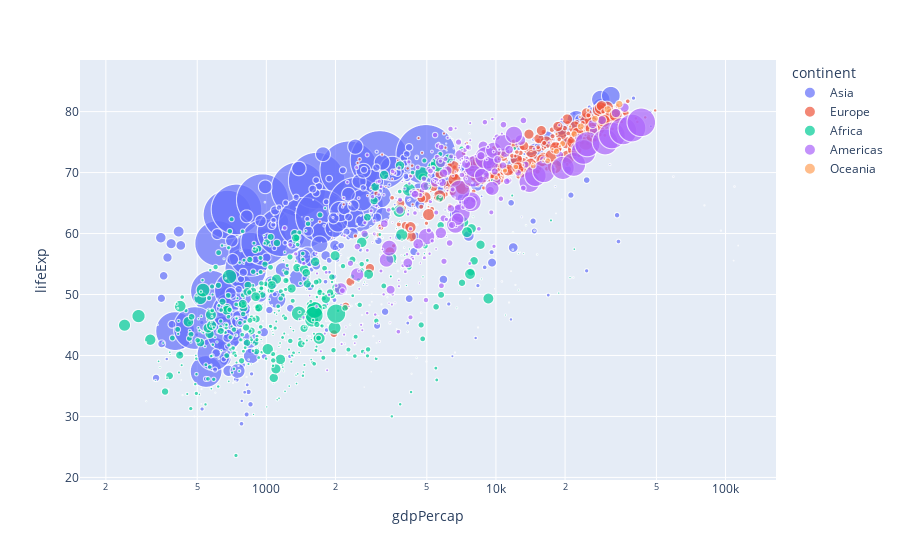

The notebook cell this image was saved under:
### Code cell
fig.show()

### Figure 1 — Plotly figure (JSON) as saved in the notebook; plotly's stock layout.template omitted (floating-point values rounded to 4 significant figures; data arrays with more than 128 entries replaced by an {"elided": "..."} marker saying what was removed)
{"data": [{"hovertemplate": "<b>%{hovertext}</b><br><br>continent=Asia<br>gdpPercap=%{x}<br>lifeExp=%{y}<br>pop=%{marker.size}<extra></extra>", "hovertext": {"elided": "396 str values"}, "legendgroup": "Asia", "marker": {"color": "#636efa", "size": {"elided": "396 int values"}, "sizemode": "area", "sizeref": 366300.0, "symbol": "circle"}, "mode": "markers", "name": "Asia", "showlegend": true, "type": "scattergl", "x": {"elided": "396 float values"}, "xaxis": "x", "y": {"elided": "396 float values"}, "yaxis": "y"}, {"hovertemplate": "<b>%{hovertext}</b><br><br>continent=Europe<br>gdpPercap=%{x}<br>lifeExp=%{y}<br>pop=%{marker.size}<extra></extra>", "hovertext": {"elided": "360 str values"}, "legendgroup": "Europe", "marker": {"color": "#EF553B", "size": {"elided": "360 int values"}, "sizemode": "area", "sizeref": 366300.0, "symbol": "circle"}, "mode": "markers", "name": "Europe", "showlegend": true, "type": "scattergl", "x": {"elided": "360 float values"}, "xaxis": "x", "y": {"elided": "360 float values"}, "yaxis": "y"}, {"hovertemplate": "<b>%{hovertext}</b><br><br>continent=Africa<br>gdpPercap=%{x}<br>lifeExp=%{y}<br>pop=%{marker.size}<extra></extra>", "hovertext": {"elided": "624 str values"}, "legendgroup": "Africa", "marker": {"color": "#00cc96", "size": {"elided": "624 int values"}, "sizemode": "area", "sizeref": 366300.0, "symbol": "circle"}, "mode": "markers", "name": "Africa", "showlegend": true, "type": "scattergl", "x": {"elided": "624 float values"}, "xaxis": "x", "y": {"elided": "624 float values"}, "yaxis": "y"}, {"hovertemplate": "<b>%{hovertext}</b><br><br>continent=Americas<br>gdpPercap=%{x}<br>lifeExp=%{y}<br>pop=%{marker.size}<extra></extra>", "hovertext": {"elided": "300 str values"}, "legendgroup": "Americas", "marker": {"color": "#ab63fa", "size": {"elided": "300 int values"}, "sizemode": "area", "sizeref": 366300.0, "symbol": "circle"}, "mode": "markers", "name": "Americas", "showlegend": true, "type": "scattergl", "x": {"elided": "300 float values"}, "xaxis": "x", "y": {"elided": "300 float values"}, "yaxis": "y"}, {"hovertemplate": "<b>%{hovertext}</b><br><br>continent=Oceania<br>gdpPercap=%{x}<br>lifeExp=%{y}<br>pop=%{marker.size}<extra></extra>", "hovertext": ["Australia", "Australia", "Australia", "Australia", "Australia", "Australia", "Australia", "Australia", "Australia", "Australia", "Australia", "Australia", "New Zealand", "New Zealand", "New Zealand", "New Zealand", "New Zealand", "New Zealand", "New Zealand", "New Zealand", "New Zealand", "New Zealand", "New Zealand", "New Zealand"], "legendgroup": "Oceania", "marker": {"color": "#FFA15A", "size": [8691212, 9712569, 10794968, 11872264, 13177000, 14074100, 15184200, 16257249, 17481977, 18565243, 19546792, 20434176, 1994794, 2229407, 2488550, 2728150, 2929100, 3164900, 3210650, 3317166, 3437674, 3676187, 3908037, 4115771], "sizemode": "area", "sizeref": 366300.0, "symbol": "circle"}, "mode": "markers", "name": "Oceania", "showlegend": true, "type": "scattergl", "x": [10040.0, 10950.0, 12220.0, 14530.0, 16790.0, 18330.0, 19480.0, 21890.0, 23420.0, 27000.0, 30690.0, 34440.0, 10560.0, 12250.0, 13180.0, 14460.0, 16050.0, 16230.0, 17630.0, 19010.0, 18360.0, 21050.0, 23190.0, 25190.0], "xaxis": "x", "y": [69.12, 70.33, 70.93, 71.1, 71.93, 73.49, 74.74, 76.32, 77.56, 78.83, 80.37, 81.23, 69.39, 70.26, 71.24, 71.52, 71.89, 72.22, 73.84, 74.32, 76.33, 77.55, 79.11, 80.2], "yaxis": "y"}], "layout": {"legend": {"itemsizing": "constant", "title": {"text": "continent"}, "tracegroupgap": 0}, "margin": {"t": 60}, "xaxis": {"anchor": "y", "domain": [0, 1], "title": {"text": "gdpPercap"}, "type": "log"}, "yaxis": {"anchor": "x", "domain": [0, 1], "title": {"text": "lifeExp"}}}}
